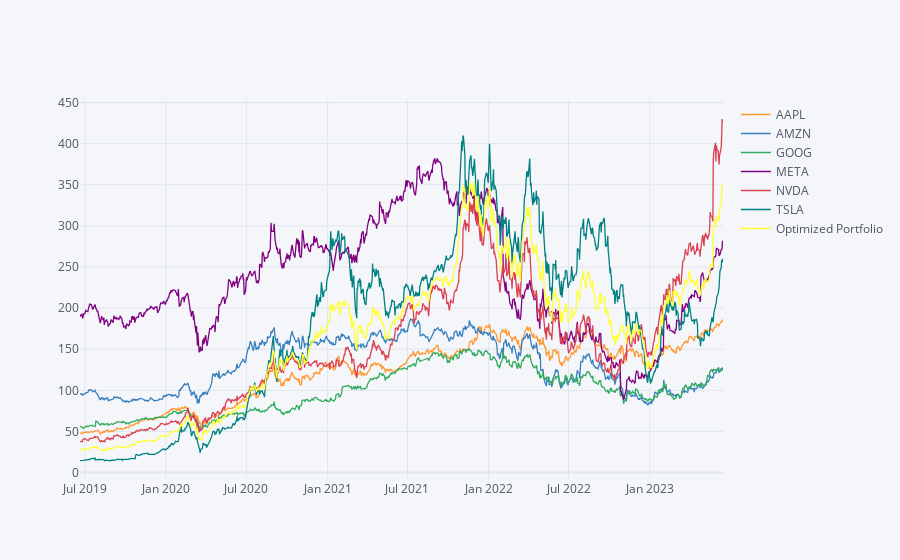

Write notebook code for a chart like this one.
### Code cell
stocks_df.iplot()

### Figure 1 — Plotly figure (JSON) as saved in the notebook; plotly's stock layout.template omitted (floating-point values rounded to 4 significant figures; data arrays with more than 128 entries replaced by an {"elided": "..."} marker saying what was removed)
{"data": [{"line": {"color": "rgba(255, 153, 51, 1.0)", "dash": "solid", "shape": "linear", "width": 1.3}, "mode": "lines", "name": "AAPL", "text": "", "type": "scatter", "x": {"elided": "1006 str values"}, "y": {"elided": "1006 float values"}}, {"line": {"color": "rgba(55, 128, 191, 1.0)", "dash": "solid", "shape": "linear", "width": 1.3}, "mode": "lines", "name": "AMZN", "text": "", "type": "scatter", "x": {"elided": "1006 str values"}, "y": {"elided": "1006 float values"}}, {"line": {"color": "rgba(50, 171, 96, 1.0)", "dash": "solid", "shape": "linear", "width": 1.3}, "mode": "lines", "name": "GOOG", "text": "", "type": "scatter", "x": {"elided": "1006 str values"}, "y": {"elided": "1006 float values"}}, {"line": {"color": "rgba(128, 0, 128, 1.0)", "dash": "solid", "shape": "linear", "width": 1.3}, "mode": "lines", "name": "META", "text": "", "type": "scatter", "x": {"elided": "1006 str values"}, "y": {"elided": "1006 float values"}}, {"line": {"color": "rgba(219, 64, 82, 1.0)", "dash": "solid", "shape": "linear", "width": 1.3}, "mode": "lines", "name": "NVDA", "text": "", "type": "scatter", "x": {"elided": "1006 str values"}, "y": {"elided": "1006 float values"}}, {"line": {"color": "rgba(0, 128, 128, 1.0)", "dash": "solid", "shape": "linear", "width": 1.3}, "mode": "lines", "name": "TSLA", "text": "", "type": "scatter", "x": {"elided": "1006 str values"}, "y": {"elided": "1006 float values"}}, {"line": {"color": "rgba(255, 255, 51, 1.0)", "dash": "solid", "shape": "linear", "width": 1.3}, "mode": "lines", "name": "Optimized Portfolio", "text": "", "type": "scatter", "x": {"elided": "1006 str values"}, "y": {"elided": "1006 float values"}}], "layout": {"legend": {"bgcolor": "#F5F6F9", "font": {"color": "#4D5663"}}, "paper_bgcolor": "#F5F6F9", "plot_bgcolor": "#F5F6F9", "title": {"font": {"color": "#4D5663"}}, "xaxis": {"gridcolor": "#E1E5ED", "showgrid": true, "tickfont": {"color": "#4D5663"}, "title": {"font": {"color": "#4D5663"}, "text": ""}, "zerolinecolor": "#E1E5ED"}, "yaxis": {"gridcolor": "#E1E5ED", "showgrid": true, "tickfont": {"color": "#4D5663"}, "title": {"font": {"color": "#4D5663"}, "text": ""}, "zerolinecolor": "#E1E5ED"}}}
